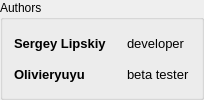
       <widget class="QGroupBox" name="groupBox_3">
        <property name="sizePolicy">
         <sizepolicy hsizetype="Expanding" vsizetype="Preferred">
          <horstretch>0</horstretch>
          <verstretch>0</verstretch>
         </sizepolicy>
        </property>
        <property name="title">
         <string>Authors</string>
        </property>
        <layout class="QGridLayout" name="gridLayout">
         <property name="horizontalSpacing">
          <number>20</number>
         </property>
         <item row="0" column="0">
          <widget class="QLabel" name="label_3">
           <property name="font">
            <font>
             <pointsize>10</pointsize>
             <weight>75</weight>
             <bold>true</bold>
            </font>
           </property>
           <property name="text">
            <string>Sergey Lipskiy</string>
           </property>
          </widget>
         </item>
         <item row="0" column="1">
          <widget class="QLabel" name="label_4">
           <property name="font">
            <font>
             <pointsize>10</pointsize>
            </font>
           </property>
           <property name="text">
            <string>developer</string>
           </property>
          </widget>
         </item>
         <item row="1" column="0">
          <widget class="QLabel" name="label">
           <property name="font">
            <font>
             <pointsize>10</pointsize>
             <weight>75</weight>
             <bold>true</bold>
            </font>
           </property>
           <property name="text">
            <string>Olivieryuyu</string>
           </property>
          </widget>
         </item>
         <item row="1" column="1">
          <widget class="QLabel" name="label_2">
           <property name="font">
            <font>
             <pointsize>10</pointsize>
            </font>
           </property>
           <property name="text">
            <string>beta tester</string>
           </property>
          </widget>
         </item>
        </layout>
       </widget>
